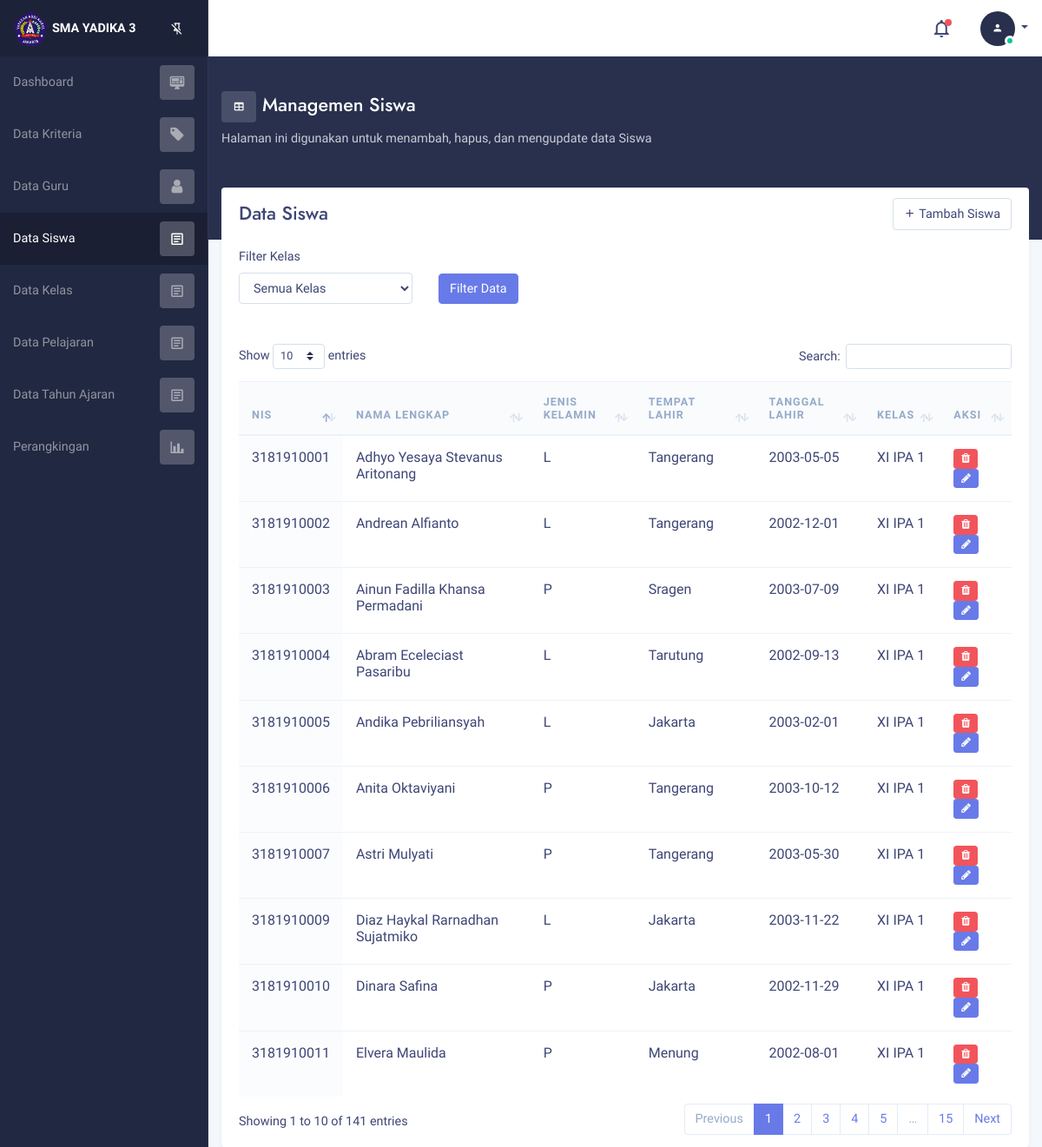
The app's page /index.php?p=siswa (signed in) with its own data.
### tables this page shows
CREATE TABLE `tbl_anggota_kelas`  (
  `id_anggota` int(11) NOT NULL AUTO_INCREMENT,
  `id_kelas` int(11) NOT NULL,
  `id_siswa` int(11) NOT NULL,
  `id_ajaran` int(11) NULL DEFAULT NULL,
  PRIMARY KEY (`id_anggota`) USING BTREE
);

CREATE TABLE `tbl_siswa`  (
  `id_siswa` int(11) NOT NULL AUTO_INCREMENT,
  `nisn` varchar(16) NOT NULL,
  `nis` varchar(16) NULL DEFAULT NULL,
  `nama_lengkap` varchar(100) NOT NULL,
  `jenis_kelamin` enum('L','P','','') NOT NULL,
  `agama` char(1) NULL DEFAULT NULL,
  `tempat_lahir` varchar(100) NOT NULL,
  `tanggal_lahir` date NOT NULL,
  `ayah` varchar(255) NULL DEFAULT NULL,
  `ibu` varchar(255) NULL DEFAULT NULL,
  `alamat_siswa` text NULL,
  `status` int(1) UNSIGNED ZEROFILL NULL DEFAULT NULL,
  PRIMARY KEY (`id_siswa`) USING BTREE
);

CREATE TABLE `tbl_kelas`  (
  `id_kelas` int(11) NOT NULL AUTO_INCREMENT,
  `tingkat` int(11) NOT NULL,
  `jurusan` varchar(100) NOT NULL,
  `nama_kelas` varchar(30) NOT NULL,
  `wali_kelas` int(11) NOT NULL,
  `status` int(11) NOT NULL,
  PRIMARY KEY (`id_kelas`) USING BTREE
);

### pages/v_siswa.php (the view, shortened to what this page needs)
<?php
    $qkelas = "";
    $ajaran = mysqli_fetch_assoc(mysqli_query($db, "select * from tbl_ajaran order by tahun_ajaran desc"));
    $querySiswa = "SELECT *,tbl_siswa.id_siswa as id FROM tbl_siswa left join tbl_anggota_kelas on tbl_anggota_kelas.id_siswa = tbl_siswa.id_siswa
        LEFT JOIN tbl_kelas on tbl_kelas.id_kelas = tbl_anggota_kelas.id_kelas
        AND tbl_anggota_kelas.id_ajaran = '".$ajaran['id_ajaran']."'
        $qkelas
        ORDER BY tbl_siswa.nama_lengkap asc";
    $siswa = mysqli_query($db, $querySiswa);
?>
<div class="bg-dark">
    <div class="container  m-b-30">
        <div class="row">
            <div class="col-12 text-white p-t-40 p-b-90">
                <h4 class=""> <span class="btn btn-white-translucent">
                        <i class="mdi mdi-table "></i></span> Managemen Siswa
                </h4>
                <p class="opacity-75 ">
                    Halaman ini digunakan untuk menambah, hapus, dan mengupdate data Siswa
                </p>
            </div>
        </div>
    </div>
</div>
<div class="container  pull-up">
    <div class="row">
        <div class="col-12">
            <div class="card">
                <div class="card-body">
                    <div class="row m-b-20">
                        <div class="col-md-6 my-auto">
                            <h4 class="m-0">Data Siswa</h4>
                        </div>
                        <div class="col-md-6 text-right my-auto">
                            <div class="btn-group" role="group" aria-label="Basic example">
                                <button type="button" class="btn btn-white shadow-none" data-toggle="modal"
                                    data-target="#modalTambahSiswa"><i class="mdi mdi-plus"></i> Tambah Siswa
                                </button>
                            </div>
                        </div>
                    </div>
                    <div class="row m-b-20">
                        <div class="col-md-3">
                            <div class="form-group">
                                <label for="kelas">Filter Kelas</label>
                                <select name="kelas" id="kelas" class="form-control">
                                    <option value="">Semua Kelas</option>
                                </select>
                            </div>
                        </div>
                        <div class="col-md-3 m-t-30">
                            <button class="btn btn-primary" onclick="doFilter()">Filter Data</button>
                        </div>
                    </div>
                    <div class="table-responsive p-t-10">
                        <table id="example" class="table   " style="width:100%">
                            <thead>
                                <tr>
                                    <th>NIS</th>
                                    <th>Nama Lengkap</th>
                                    <th>Jenis Kelamin</th>
                                    <th>Tempat Lahir</th>
                                    <th>Tanggal Lahir</th>
                                    <th>Kelas</th>
                                    <th>Aksi</th>
                                </tr>
                            </thead>
                            <tbody>
                                <?php while($row = mysqli_fetch_array($siswa)) {?>
                                <tr>
                                    <td><?=$row['nis']?></td>
                                    <td><?=$row['nama_lengkap']?></td>
                                    <td><?=$row['jenis_kelamin']?></td>
                                    <td><?=$row['tempat_lahir']?></td>
                                    <td><?=$row['tanggal_lahir']?></td>
                                    <td><?=$row['nama_kelas']?$row['nama_kelas']:'Belum Terdaftar'?></td>
                                    <td>
                                        <a href="<?=BASE_URL?>/api/siswa.php?aksi=delete&id=<?=$row['id']?>" class="btn btn-sm btn-danger" onclick="return confirm('Apakah anda yakin akan menghapus data siswa tersebut?');"><i class="fa fa-trash"></i></a>
                                        <a href="<?=BASE_URL?>/index.php?p=update_siswa&id=<?=$row['id']?>" class="btn btn-sm btn-primary"><i class="fa fa-pencil"></i></a>
                                    </td>
                                </tr>
                                <?php }?>
                            </tbody>
                        </table>
                    </div>
                </div>
            </div>
        </div>
    </div>
</div>

### records on screen
tbl_anggota_kelas: id_siswa.nis "3181910004", id_siswa.nama_lengkap "Abram Eceleciast Pasaribu", id_siswa.jenis_kelamin "L", id_siswa.tempat_lahir "Tarutung", id_siswa.tanggal_lahir "2002-09-13", id_kelas.nama_kelas "XI IPA 1"
tbl_anggota_kelas: id_siswa.nis "3181910001", id_siswa.nama_lengkap "Adhyo Yesaya Stevanus Aritonang", id_siswa.jenis_kelamin "L", id_siswa.tempat_lahir "Tangerang", id_siswa.tanggal_lahir "2003-05-05", id_kelas.nama_kelas "XI IPA 1"
tbl_anggota_kelas: id_siswa.nis "3181910003", id_siswa.nama_lengkap "Ainun Fadilla Khansa Permadani", id_siswa.jenis_kelamin "P", id_siswa.tempat_lahir "Sragen", id_siswa.tanggal_lahir "2003-07-09", id_kelas.nama_kelas "XI IPA 1"
tbl_anggota_kelas: id_siswa.nis "3181910005", id_siswa.nama_lengkap "Andika Pebriliansyah", id_siswa.jenis_kelamin "L", id_siswa.tempat_lahir "Jakarta", id_siswa.tanggal_lahir "2003-02-01", id_kelas.nama_kelas "XI IPA 1"
tbl_anggota_kelas: id_siswa.nis "3181910002", id_siswa.nama_lengkap "Andrean Alfianto", id_siswa.jenis_kelamin "L", id_siswa.tempat_lahir "Tangerang", id_siswa.tanggal_lahir "2002-12-01", id_kelas.nama_kelas "XI IPA 1"
tbl_anggota_kelas: id_siswa.nis "3181910006", id_siswa.nama_lengkap "Anita Oktaviyani", id_siswa.jenis_kelamin "P", id_siswa.tempat_lahir "Tangerang", id_siswa.tanggal_lahir "2003-10-12", id_kelas.nama_kelas "XI IPA 1"
tbl_anggota_kelas: id_siswa.nis "3181910007", id_siswa.nama_lengkap "Astri Mulyati", id_siswa.jenis_kelamin "P", id_siswa.tempat_lahir "Tangerang", id_siswa.tanggal_lahir "2003-05-30", id_kelas.nama_kelas "XI IPA 1"
tbl_anggota_kelas: id_siswa.nis "3181910009", id_siswa.nama_lengkap "Diaz Haykal Rarnadhan Sujatmiko", id_siswa.jenis_kelamin "L", id_siswa.tempat_lahir "Jakarta", id_siswa.tanggal_lahir "2003-11-22", id_kelas.nama_kelas "XI IPA 1"
tbl_anggota_kelas: id_siswa.nis "3181910010", id_siswa.nama_lengkap "Dinara Safina", id_siswa.jenis_kelamin "P", id_siswa.tempat_lahir "Jakarta", id_siswa.tanggal_lahir "2002-11-29", id_kelas.nama_kelas "XI IPA 1"
tbl_anggota_kelas: id_siswa.nis "3181910011", id_siswa.nama_lengkap "Elvera Maulida", id_siswa.jenis_kelamin "P", id_siswa.tempat_lahir "Menung", id_siswa.tanggal_lahir "2002-08-01", id_kelas.nama_kelas "XI IPA 1"
